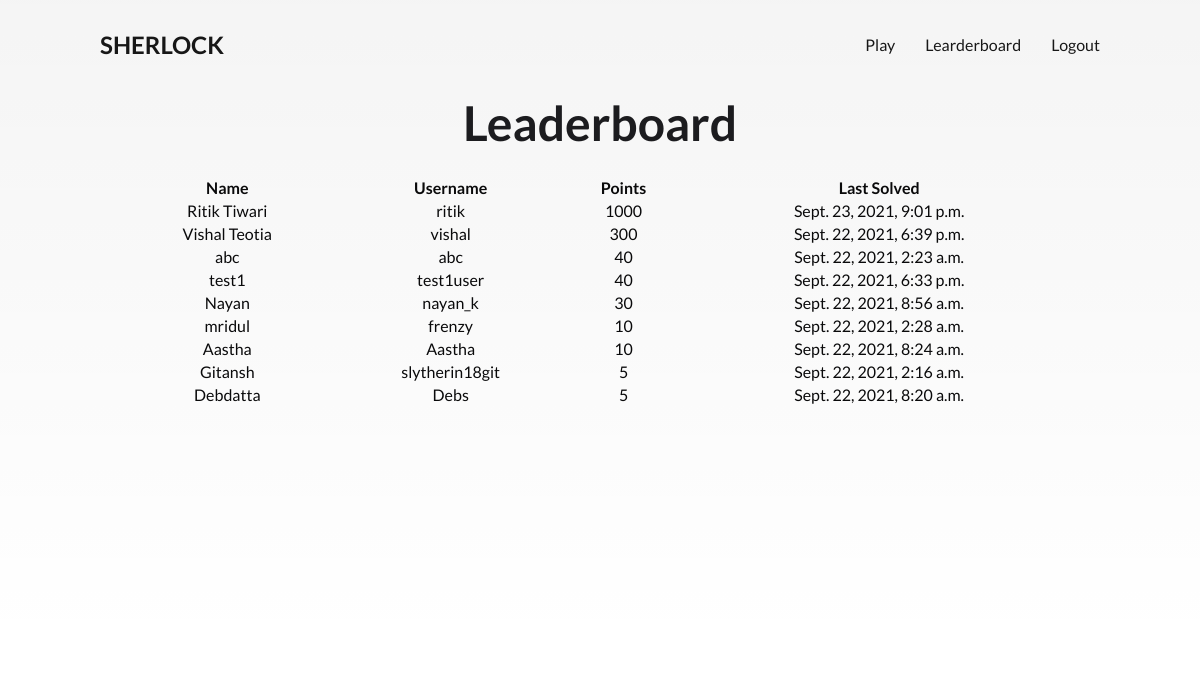
Page /leaderboard/ (signed in) on the committed database.
### quiz/models.py (models this page shows, shortened)
class stud(models.Model):
	name = models.CharField(max_length=32)
	username = models.CharField(max_length=32)
	points = models.PositiveIntegerField(default=0)
	lql = models.PositiveIntegerField(default=1)
	time = models.DateTimeField(default=timezone.now)

### quiz/views.py (the view)
# urls.py: path('leaderboard/', quiz_view.leaderboard, name='leaderboard'),
def leaderboard(request):
	stud_list = stud.objects.all().order_by('-points')
	return render(request, 'quiz/leaderboard.html', {'list': stud_list})

### quiz/templates/quiz/leaderboard.html (shortened to what this page needs)
{% extends 'quest/base.html' %} {% load crispy_forms_tags %}  {% block content %}
<div class="cover1 centered">
  <h1>Leaderboard</h1>
  <table class="w3-table w3-striped w3-border w3-center-align" width="80%">
    <tr class="w3-center w3-blue">
      <th>Name</th>
      <th>Username</th>
      <th>Points</th>
      <th>Last Solved</th>
    </tr>
    {% for user in list%}
    <tr>
      <td>{{ user.name }}</td>
      <td>{{ user.username }}</td>
      <td>{{user.points}}</td>
      <td>{{user.time}}</td>
    </tr>
    {% endfor %}
  </table>
</div>
{% endblock %}

### quest/templates/quest/base.html (style rules this page uses)
*, *:before, *:after { -webkit-box-sizing: inherit; -moz-box-sizing: inherit; box-sizing: inherit; }
html { -webkit-box-sizing: border-box; -moz-box-sizing: border-box; box-sizing: border-box; }
body { font-family: "Lato", sans-serif; margin: 0; -webkit-background-size: cover; -moz-background-size: cover; background-size: cover; color: #0a0a0b; }
h1 { font-size: 3rem; font-weight: 700; color: rgb(28, 28, 31); margin: 0 0 1.5rem; }

### quiz/templates/quiz/leaderboard.html (style rules this page uses)
.centered { text-align: center; }
.cover1 { height: 100vh; width: 100%; background: -webkit-gradient( linear, left top, left bottom, from(rgba(0, 0, 0, 0.05)), to(rgba(0, 0, 0, 0)) ); background: -webkit-linear-gradient( top, rgba(0, 0, 0, 0.05) 0%, rgba(0, 0, 0, 0) 100% ); background: linear-gradient( to bottom, rgba(0, 0, 0, 0.05) 0%, rgba(0, 0, 0, 0) 100% ); margin-top: -150px; display: -webkit-box; display: flex; -webkit-box-orient: vertical; -webkit-box-direction: normal; flex-direction: column; -webkit-box-pack: center; justify-content: center; -webkit-box-align: center; align-items: center; }

### rows in the picture
stud: name "Ritik Tiwari", username "ritik", points "1000", time "Sept. 23, 2021, 9:01 p.m."
stud: name "Vishal Teotia", username "vishal", points "300", time "Sept. 22, 2021, 6:39 p.m."
stud: name "abc", username "abc", points "40", time "Sept. 22, 2021, 2:23 a.m."
stud: name "test1", username "test1user", points "40", time "Sept. 22, 2021, 6:33 p.m."
stud: name "Nayan", username "nayan_k", points "30", time "Sept. 22, 2021, 8:56 a.m."
stud: name "mridul", username "frenzy", points "10", time "Sept. 22, 2021, 2:28 a.m."
stud: name "Aastha", username "Aastha", points "10", time "Sept. 22, 2021, 8:24 a.m."
stud: name "Gitansh", username "slytherin18git", points "5", time "Sept. 22, 2021, 2:16 a.m."
stud: name "Debdatta", username "Debs", points "5", time "Sept. 22, 2021, 8:20 a.m."
